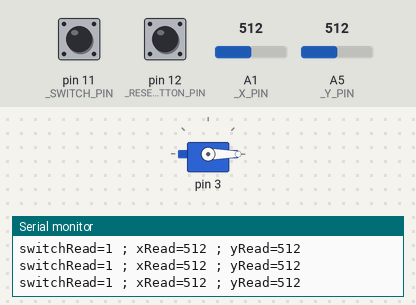
The program below on a simulated Arduino Uno, built with avr-gcc and run on an emulated ATmega328P. On the bench: servo, the last lines printed to the serial monitor. The inputs (shaded band) are chosen by the test bench; at power-on: A5 (_Y_PIN) = 512, pin 12 (_RESET_BUTTON_PIN) HIGH, pin 11 (_SWITCH_PIN) HIGH, A1 (_X_PIN) = 512.

Above: at 1.2 s.
1.3 s: A5 (_Y_PIN) set to 313
2.8 s: A5 (_Y_PIN) set to 290
At 3.18 s:
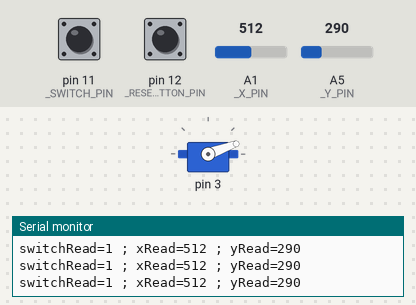
At 3.58 s:
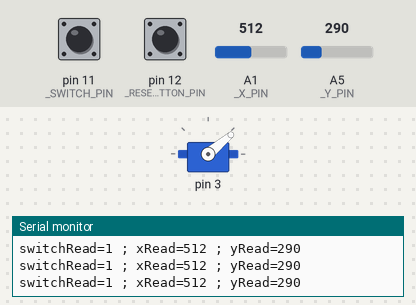
5.8 s: pin 12 (_RESET_BUTTON_PIN) pulled LOW for 0.15 s
8.9 s: pin 12 (_RESET_BUTTON_PIN) pulled LOW for 1 s
14.6 s: pin 12 (_RESET_BUTTON_PIN) pulled LOW for 3.2 s
At 21.6 s:
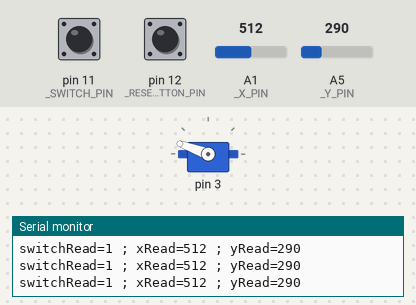
Timing chart, 0 to 21.8 s (numbered marks = the images above; inputs shaded):
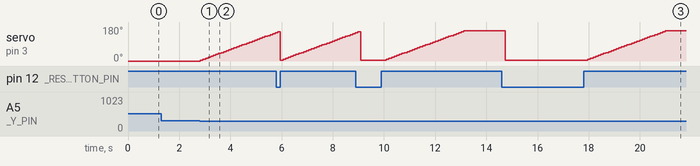

Measured:
- the behaviour switches between 300 and 299 on A5 (_Y_PIN) (found by bisection; images 0 and 1)
- after the input at 2.8 s, servo on pin 3: moves from 0° to 150° over 2.9 s, starting at once
- after the input at 14.6 s, servo on pin 3: 160° → 5° after 0.14 s, → 10° 3.2 s later, → 15° 0.10 s later, → 20° 0.10 s later, … (32 changes in this stretch)

The program:

main.cpp
```cpp
#include <Arduino.h>
#include <Servo.h>
#include "MyMacros.h"

/* From video https://www.youtube.com/watch?v=B6YEQj4d5WU&list=PLGs0VKk2DiYw-L-RibttcvK-WBZm8WLEP&index=32 */
/* And video https://www.youtube.com/watch?v=ChHNI8yt69g&list=PLGs0VKk2DiYw-L-RibttcvK-WBZm8WLEP&index=35 */

/* The servo pins go like this: RED=POWER ; BROWN=GROUND ; ORANGE=CONTROL */

#define _X_PIN A1
#define _Y_PIN A5
#define _SWITCH_PIN 11
#define _SERVO_PIN PIN3

#define _MAX_SERVO_ANGLE 160
#define _MAX_JOYSTICK_READ 1023
#define _SERVO_SPPEED_RATIO 50
#define _LOOP_PERIOD 100
#define _RESET_BUTTON_PIN 12


Servo servoMotor;
int servoPosition = 0;
float fServoSpeed = static_cast<float>(_SERVO_SPPEED_RATIO) * static_cast<float>(_LOOP_PERIOD) / 1000.;
int iServoSpeed = static_cast<int>(fServoSpeed);

void printJoystickInput(int switchRead, int xRead, int yRead);

int mapJoystickToServo(int jRead);

void moveServo(int direction);

void resetServoPosition();

void setup() {
  pinMode(_X_PIN, INPUT);
  pinMode(_Y_PIN, INPUT);
  pinMode(_SWITCH_PIN, INPUT);

  /* Switch in joystick works like a pull up resistor ; sending a high signal to make reads more intuitive */
  // By doing this ; if switch is pressed, a LOW value will be read
  digitalWrite(_SWITCH_PIN, HIGH);

  pinMode(_SERVO_PIN, OUTPUT);

  Serial.begin(9600);
  while(!Serial) {}

  // start servo w/ 0 angle
  servoMotor.attach(_SERVO_PIN);
  servoMotor.write(0);

  /* By writing a high voltage into the pin and also reading from it, the button behaves like a pull up resistor button.
  This means that it will read 0 when pressed and 1 when not pressed */
  pinMode(_RESET_BUTTON_PIN, INPUT);
  digitalWrite(_RESET_BUTTON_PIN, HIGH);
}

void loop() {
  auto xRead = analogRead(_X_PIN);
  auto yRead = analogRead(_Y_PIN);
  auto switchRead = digitalRead(_SWITCH_PIN);

  printJoystickInput(switchRead, xRead, yRead);

  int servoDirection =
    yRead > 700 ? -1
    : yRead < 300 ? 1
    : 0;

  moveServo(servoDirection);

  int resetButtonRead = digitalRead(_RESET_BUTTON_PIN);
  if (resetButtonRead == 0) resetServoPosition(); // reset servo position on button press

  delay(_LOOP_PERIOD);
}


void printJoystickInput(int switchRead, int xRead, int yRead) {
  Serial.print("switchRead=");
  Serial.print(switchRead);
  Serial.print(" ; xRead=");
  Serial.print(xRead);
  Serial.print(" ; yRead=");
  Serial.println(yRead);
}

int mapJoystickToServo(int jRead) {
  float jReadF = static_cast<float>(jRead);
  float maxServoAngle = static_cast<float>(_MAX_SERVO_ANGLE);
  float maxJoystickRead = static_cast<float>(_MAX_JOYSTICK_READ);

  float servoAngle = jReadF * maxServoAngle / maxJoystickRead;
  return static_cast<int>(servoAngle);
}

void moveServo(int direction) {
  int moveIncrement = iServoSpeed * direction;
  int newServoPosition = servoPosition + moveIncrement;
  servoPosition = max(0, newServoPosition);
  servoPosition = min(_MAX_SERVO_ANGLE, newServoPosition);
  servoMotor.write(servoPosition);
}

void resetServoPosition() {
  servoPosition = 0;
}
```

MyMacros.h
```cpp
#ifndef MYMACROS_H
#define MYMACROS_H

#define MZ_DEBUG 1

#if MZ_DEBUG == 1
#define debugPrint(x) Serial.println(x)
#define debugPrintArgs(x,y) Serial.print(x);Serial.println(y)
#else
#define debugPrint(x)
#define debugPrintArgs(x,y)
#endif

// Max number of buttons and leds currently supported
#define MAX_BUTTONS_AND_LEDS 3

#endif
```
